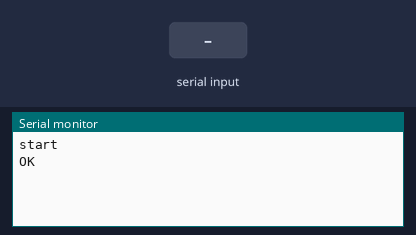
The sketch below on a simulated Arduino Uno, built with avr-gcc and run on an emulated ATmega328P. Shown: the last lines printed to the serial monitor. The test bench sets the inputs (shaded band). The modem accepts every AT command (registered, SIM ready, sends succeed) and sends nothing else.

Above: at 1.2 s.
1.3 s: "1" received over Serial
At 2.8 s:
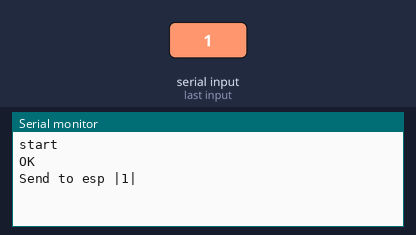
3.8 s: "1" received over the second serial link
At 5.8 s:
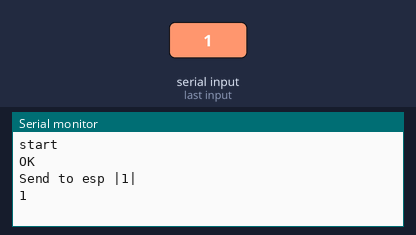
6.3 s: "0" received over Serial
At 7.7 s:
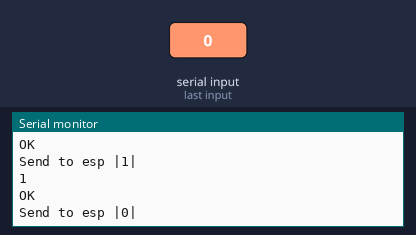
7.8 s: "0" received over the second serial link
At 9.4 s:
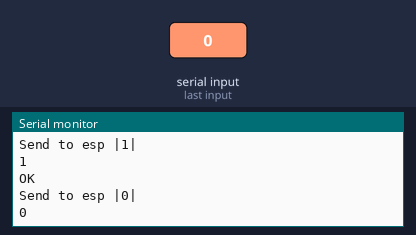

Measured:
- after the input at 1.3 s, the serial monitor: prints a new line after 1.0 s (image 1)
- after the input at 3.8 s, the serial monitor: prints a new line after 1.0 s (image 2)
- after the input at 6.3 s, the serial monitor: prints a new line after 1.0 s (image 3)
- after the input at 7.8 s, the serial monitor: prints a new line after 1.0 s (image 4)

The sketch:

Esp01.ino
```cpp
#include <Arduino.h>
#include <SoftwareSerial.h>

/** заводим Serial-соединение с ESP8266-01 на 7 и 8 цифровых входах */
SoftwareSerial gprsSerial(7, 8);


String msg;


/**
 * Функция провоцирует поддержание коммуникации с платой даже если
 * та была перезагружена без перезагрузки Arduino
 */
int updateTime2 = 0;
void touch2() {
    if (millis() >= updateTime2) {
        gprsSerial.println("AT");
        updateTime2 += 5000;
    }
}


void setup() {
    Serial.begin(9600);
    gprsSerial.begin(9600);

    Serial.println("start");
}


void loop() {
    touch2();

    msg = "";
    while (gprsSerial.available()) {
        msg += gprsSerial.readString();
    }

    if (msg != "") {
        Serial.println(msg);
    }


    msg = "";
    while (Serial.available()) {
        msg += Serial.readString(); // read the incoming data as string
    }
    if (msg != "") {
        Serial.print("Send to esp |");
        Serial.print(msg);
        Serial.println("|");
        gprsSerial.println(msg);
    }

    delay(100);
}
```
